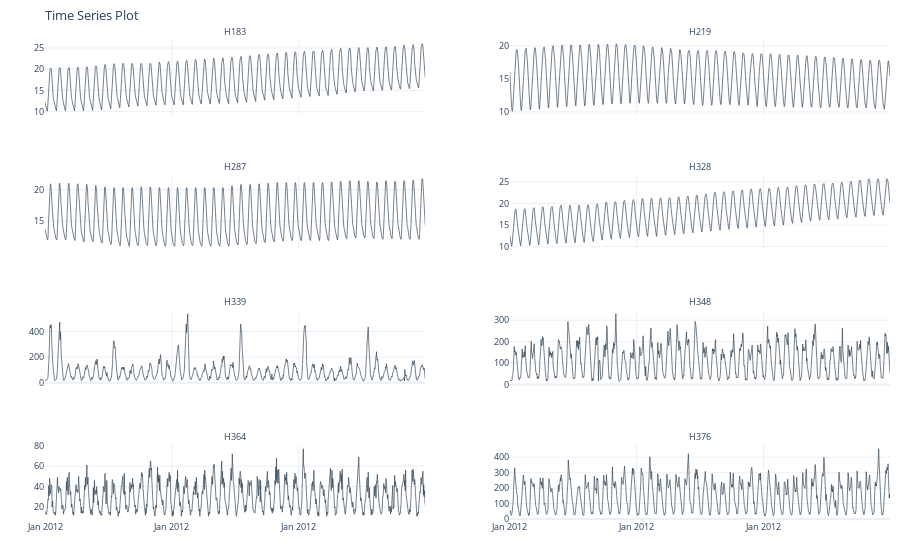

Notebook code cell kept with this figure:
### Markdown cell above
## M4 Competition Hourly

The M4 Competition is a well-known time series forecasting competition
organized by Spyros Makridakis. The competition provides a large dataset
of time series from various domains, including finance, economics, and
demographics. The goal of the competition is to develop accurate
forecasting models for these time series.

https://www.unic.ac.cy/iff/research/forecasting/m-competitions/m4/

We will use a sample of the M4 Hourly dataset, which consists of hourly
time series data. The dataset contains multiple time series, each
identified by a unique ID.

### Code cell
load_data("../../data/m4/", "m4_prep_sample").groupby('unique_id').plot_timeseries('ds', 'y', facet_ncol = 2, smooth = False)

### Figure 1 — Plotly figure (JSON) as saved in the notebook; plotly's stock layout.template omitted (floating-point values rounded to 4 significant figures; data arrays with more than 128 entries replaced by an {"elided": "..."} marker saying what was removed)
{"data": [{"hoverlabel": {"font": {"size": 8.8}}, "line": {"color": "rgba(44, 62, 80, 1.0)", "width": 0.65}, "mode": "lines", "name": "y", "showlegend": false, "type": "scatter", "x": {"elided": "1008 str values"}, "xaxis": "x", "y": {"elided": "1008 float values"}, "yaxis": "y"}, {"hoverlabel": {"font": {"size": 8.8}}, "line": {"color": "rgba(44, 62, 80, 1.0)", "width": 0.65}, "mode": "lines", "name": "y", "showlegend": false, "type": "scatter", "x": {"elided": "1008 str values"}, "xaxis": "x2", "y": {"elided": "1008 float values"}, "yaxis": "y2"}, {"hoverlabel": {"font": {"size": 8.8}}, "line": {"color": "rgba(44, 62, 80, 1.0)", "width": 0.65}, "mode": "lines", "name": "y", "showlegend": false, "type": "scatter", "x": {"elided": "1008 str values"}, "xaxis": "x3", "y": {"elided": "1008 float values"}, "yaxis": "y3"}, {"hoverlabel": {"font": {"size": 8.8}}, "line": {"color": "rgba(44, 62, 80, 1.0)", "width": 0.65}, "mode": "lines", "name": "y", "showlegend": false, "type": "scatter", "x": {"elided": "1008 str values"}, "xaxis": "x4", "y": {"elided": "1008 float values"}, "yaxis": "y4"}, {"hoverlabel": {"font": {"size": 8.8}}, "line": {"color": "rgba(44, 62, 80, 1.0)", "width": 0.65}, "mode": "lines", "name": "y", "showlegend": false, "type": "scatter", "x": {"elided": "1008 str values"}, "xaxis": "x5", "y": {"elided": "1008 float values"}, "yaxis": "y5"}, {"hoverlabel": {"font": {"size": 8.8}}, "line": {"color": "rgba(44, 62, 80, 1.0)", "width": 0.65}, "mode": "lines", "name": "y", "showlegend": false, "type": "scatter", "x": {"elided": "1008 str values"}, "xaxis": "x6", "y": {"elided": "1008 float values"}, "yaxis": "y6"}, {"hoverlabel": {"font": {"size": 8.8}}, "line": {"color": "rgba(44, 62, 80, 1.0)", "width": 0.65}, "mode": "lines", "name": "y", "showlegend": false, "type": "scatter", "x": {"elided": "1008 str values"}, "xaxis": "x7", "y": {"elided": "1008 float values"}, "yaxis": "y7"}, {"hoverlabel": {"font": {"size": 8.8}}, "line": {"color": "rgba(44, 62, 80, 1.0)", "width": 0.65}, "mode": "lines", "name": "y", "showlegend": false, "type": "scatter", "x": {"elided": "1008 str values"}, "xaxis": "x8", "y": {"elided": "1008 float values"}, "yaxis": "y8"}], "layout": {"annotations": [{"font": {"size": 8.8}, "showarrow": false, "text": "H183", "x": 0.225, "xanchor": "center", "xref": "paper", "y": 1, "yanchor": "bottom", "yref": "paper"}, {"font": {"size": 8.8}, "showarrow": false, "text": "H219", "x": 0.775, "xanchor": "center", "xref": "paper", "y": 1, "yanchor": "bottom", "yref": "paper"}, {"font": {"size": 8.8}, "showarrow": false, "text": "H287", "x": 0.225, "xanchor": "center", "xref": "paper", "y": 0.7188, "yanchor": "bottom", "yref": "paper"}, {"font": {"size": 8.8}, "showarrow": false, "text": "H328", "x": 0.775, "xanchor": "center", "xref": "paper", "y": 0.7188, "yanchor": "bottom", "yref": "paper"}, {"font": {"size": 8.8}, "showarrow": false, "text": "H339", "x": 0.225, "xanchor": "center", "xref": "paper", "y": 0.4375, "yanchor": "bottom", "yref": "paper"}, {"font": {"size": 8.8}, "showarrow": false, "text": "H348", "x": 0.775, "xanchor": "center", "xref": "paper", "y": 0.4375, "yanchor": "bottom", "yref": "paper"}, {"font": {"size": 8.8}, "showarrow": false, "text": "H364", "x": 0.225, "xanchor": "center", "xref": "paper", "y": 0.1562, "yanchor": "bottom", "yref": "paper"}, {"font": {"size": 8.8}, "showarrow": false, "text": "H376", "x": 0.775, "xanchor": "center", "xref": "paper", "y": 0.1562, "yanchor": "bottom", "yref": "paper"}], "autosize": true, "font": {"size": 11}, "legend": {"font": {"size": 8.8}, "title": {"font": {"size": 8.8}, "text": "Legend"}}, "margin": {"b": 40, "l": 10, "r": 10, "t": 40}, "title": {"font": {"size": 13.2}, "text": "Time Series Plot"}, "xaxis": {"anchor": "y", "domain": [0, 0.45], "matches": "x7", "showticklabels": false, "tickfont": {"size": 8.8}, "tickformat": "%b %Y", "title": {"text": ""}}, "xaxis2": {"anchor": "y2", "domain": [0.55, 1], "matches": "x8", "showticklabels": false, "tickfont": {"size": 8.8}, "tickformat": "%b %Y"}, "xaxis3": {"anchor": "y3", "domain": [0, 0.45], "matches": "x7", "showticklabels": false, "tickfont": {"size": 8.8}, "tickformat": "%b %Y"}, "xaxis4": {"anchor": "y4", "domain": [0.55, 1], "matches": "x8", "showticklabels": false, "tickfont": {"size": 8.8}, "tickformat": "%b %Y"}, "xaxis5": {"anchor": "y5", "domain": [0, 0.45], "matches": "x7", "showticklabels": false, "tickfont": {"size": 8.8}, "tickformat": "%b %Y"}, "xaxis6": {"anchor": "y6", "domain": [0.55, 1], "matches": "x8", "showticklabels": false, "tickfont": {"size": 8.8}, "tickformat": "%b %Y"}, "xaxis7": {"anchor": "y7", "domain": [0, 0.45], "tickfont": {"size": 8.8}, "tickformat": "%b %Y"}, "xaxis8": {"anchor": "y8", "domain": [0.55, 1], "tickfont": {"size": 8.8}, "tickformat": "%b %Y"}, "yaxis": {"anchor": "x", "domain": [0.8438, 1], "tickfont": {"size": 8.8}, "title": {"text": ""}}, "yaxis2": {"anchor": "x2", "domain": [0.8438, 1], "tickfont": {"size": 8.8}}, "yaxis3": {"anchor": "x3", "domain": [0.5625, 0.7188], "tickfont": {"size": 8.8}}, "yaxis4": {"anchor": "x4", "domain": [0.5625, 0.7188], "tickfont": {"size": 8.8}}, "yaxis5": {"anchor": "x5", "domain": [0.2812, 0.4375], "tickfont": {"size": 8.8}}, "yaxis6": {"anchor": "x6", "domain": [0.2812, 0.4375], "tickfont": {"size": 8.8}}, "yaxis7": {"anchor": "x7", "domain": [0, 0.1562], "tickfont": {"size": 8.8}}, "yaxis8": {"anchor": "x8", "domain": [0, 0.1562], "tickfont": {"size": 8.8}}}}
